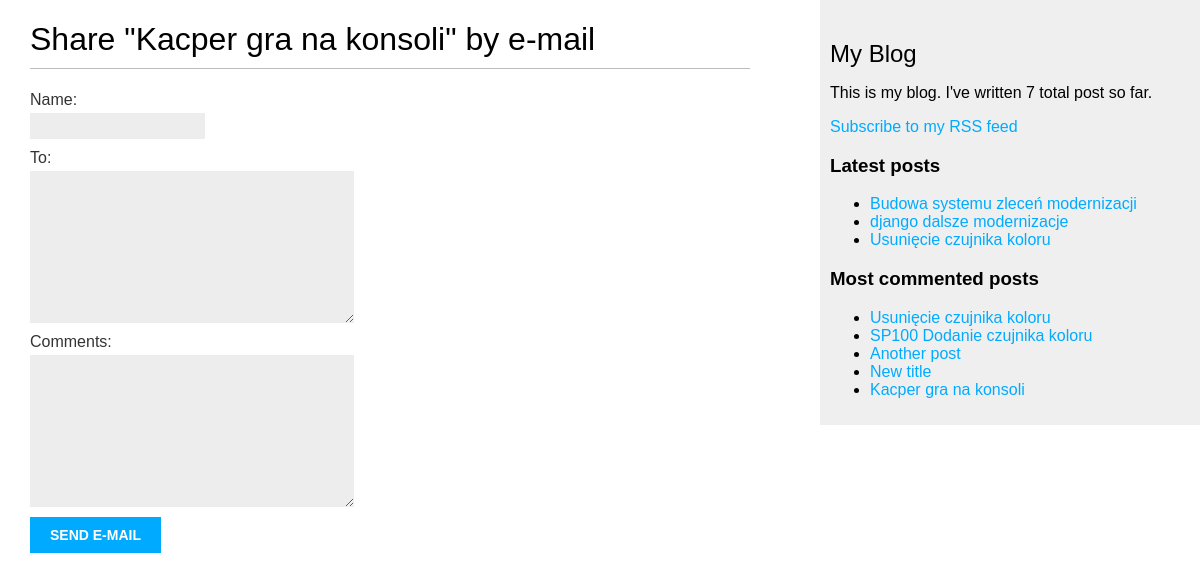
Page /blog/6/share/ on the committed database.
### blog/models.py (models this page shows, shortened)
class Post(models.Model):
    STATUS_CHOICES = (('draft', 'Draft'),
                      ('published', 'Published'),)
    title = models.CharField(max_length=250)
    slug = models.SlugField(max_length=250, unique_for_date='publish')
    author = models.ForeignKey(User, on_delete=models.CASCADE, related_name='blog_posts')
    body = models.TextField()
    publish = models.DateTimeField(default=timezone.now())
    created = models.DateTimeField(auto_now_add=True)
    updated = models.DateTimeField(auto_now=True)
    status = models.CharField(max_length=10, choices=STATUS_CHOICES, default='draft')
    class Meta:
        ordering = ('-publish',)
    objects = models.Manager()  # The default manager.
    published = PublishedManager()
    drafted = DraftedManager()
    def get_absolute_url(self):
        return reverse('blog:post_detail',
                       args=[self.publish.year,
                             self.publish.month,
                             self.publish.day,
                             self.slug])
    tags = TaggableManager()

### blog/views.py (the view)
# urls.py: path('<int:post_id>/share/', views.post_share, name='post_share'),
def post_share(request, post_id):
    post = get_object_or_404(Post, id=post_id)
    sent = False
    if request.method == 'POST':
        form = EmailPostForm(request.POST)
        if form.is_valid():
            cd = form.cleaned_data
            post_url = request.build_absolute_uri(post.get_absolute_url())
            subject = f"{cd['name']} recommends you read {post.title}"
            message = f"Read {post.title} at {post_url}\n\n" \
                      f"{cd['name']}\'s comments: {cd['comments']}"
            send_mail(subject, message, 'admin@myblog.com', [cd['to']])
            sent = True
    else:
        form = EmailPostForm()
    return render(request, 'blog/post/share.html', {'post': post,
                                                    'form': form,
                                                    'sent': sent})

### blog/forms.py
class EmailPostForm(forms.Form):
    name = forms.CharField(max_length=25)
    email = forms.EmailField
    to = forms.CharField(required=False, widget=forms.Textarea)
    comments = forms.CharField(required=False, widget=forms.Textarea)

### blog/models.py (called while the page is built)
    def get_queryset(self):
        return super(PublishedManager, self).get_queryset().filter(status='published')

### blog/templatetags/blog_tags.py (called while the page is built)
@register.simple_tag
def total_posts():
    return Post.published.count()

@register.inclusion_tag('blog/post/latest_posts.html')
def show_latest_posts(count=5):
    latest_posts = Post.published.order_by('-publish')[:count]
    return {'latest_posts': latest_posts}

@register.simple_tag
def get_most_commented_posts(count=5):
    return Post.published.annotate(total_comments=Count('comments')).order_by('-total_comments')[:count]

### templates/blog/post/share.html (shortened to what this page needs)
{% extends "blog/base.html" %}
{% block content %}
    {% if sent %}
        <h1>E-mail successfully sent</h1>
        <p>
            "{{ post.title }}" was successfully sent to {{ form.cleaned_data.to }}.
        </p>
    {% else %}
        <h1>Share "{{ post.title }}" by e-mail</h1>
        <form method="post">
            {{ form.as_p }}
            <input type="submit" value="Send e-mail">
        </form>
    {% endif %}
{% endblock %}

### templates/blog/base.html (shortened to what this page needs)
{% load blog_tags %}
{% load static %}
<!doctype html>
<html lang="en">
<head>
    <link href="{% static "css/blog.css" %}" rel="stylesheet">
</head>
<body>
<div id="content">
    {% block content %}
    {% endblock %}
</div>
<div id="sidebar">
    <h2>My Blog</h2>
    <p>This is my blog. I've written {% total_posts %} total post so far.</p>
    <p>
        <a href="{% url "blog:post_feed" %}">Subscribe to my RSS feed</a>
    </p>
    <h3>Latest posts</h3>
    {% show_latest_posts 3 %}
    <h3>Most commented posts</h3>
    {% get_most_commented_posts as most_commented_posts %}
    <ul>
        {% for post in most_commented_posts %}
            <li>
                <a href="{{ post.get_absolute_url }}">{{ post.title }}</a>
            </li>
        {% endfor %}
    </ul>
</div>
</body>
</html>

### templates/blog/post/latest_posts.html
<ul>
    {% for post in latest_posts %}
        <li>
            <a href="{{ post.get_absolute_url }}">{{ post.title }}</a>
        </li>
    {% endfor %}
</ul>

### blog/static/css/blog.css (style rules this page uses)
body { margin: 0; padding: 0; font-family: helvetica, sans-serif; }
a { color: #00abff; text-decoration: none; }
h1 { font-weight: normal; border-bottom: 1px solid #bbb; padding: 0 0 10px 0; }
h2 { font-weight: normal; margin: 30px 0 0; }
#content { float: left; width: 60%; padding: 0 0 0 30px; }
#sidebar { float: right; width: 30%; padding: 10px; background: #efefef; height: 100%; }
label { float: left; clear: both; color: #333; margin-bottom: 4px; }
input, textarea { clear: both; float: left; margin: 0 0 10px; background: #ededed; border: 0; padding: 6px 10px; font-size: 12px; }
input[type=submit] { font-weight: bold; background: #00abff; color: #fff; padding: 10px 20px; font-size: 14px; text-transform: uppercase; }

### rows in the picture
Post: title "Kacper gra na konsoli"
Post: title "Budowa systemu zleceń modernizacji"
Post: title "django dalsze modernizacje"
Post: title "Usunięcie czujnika koloru"
Post: title "SP100 Dodanie czujnika koloru"
Post: title "Another post"
Post: title "New title"
